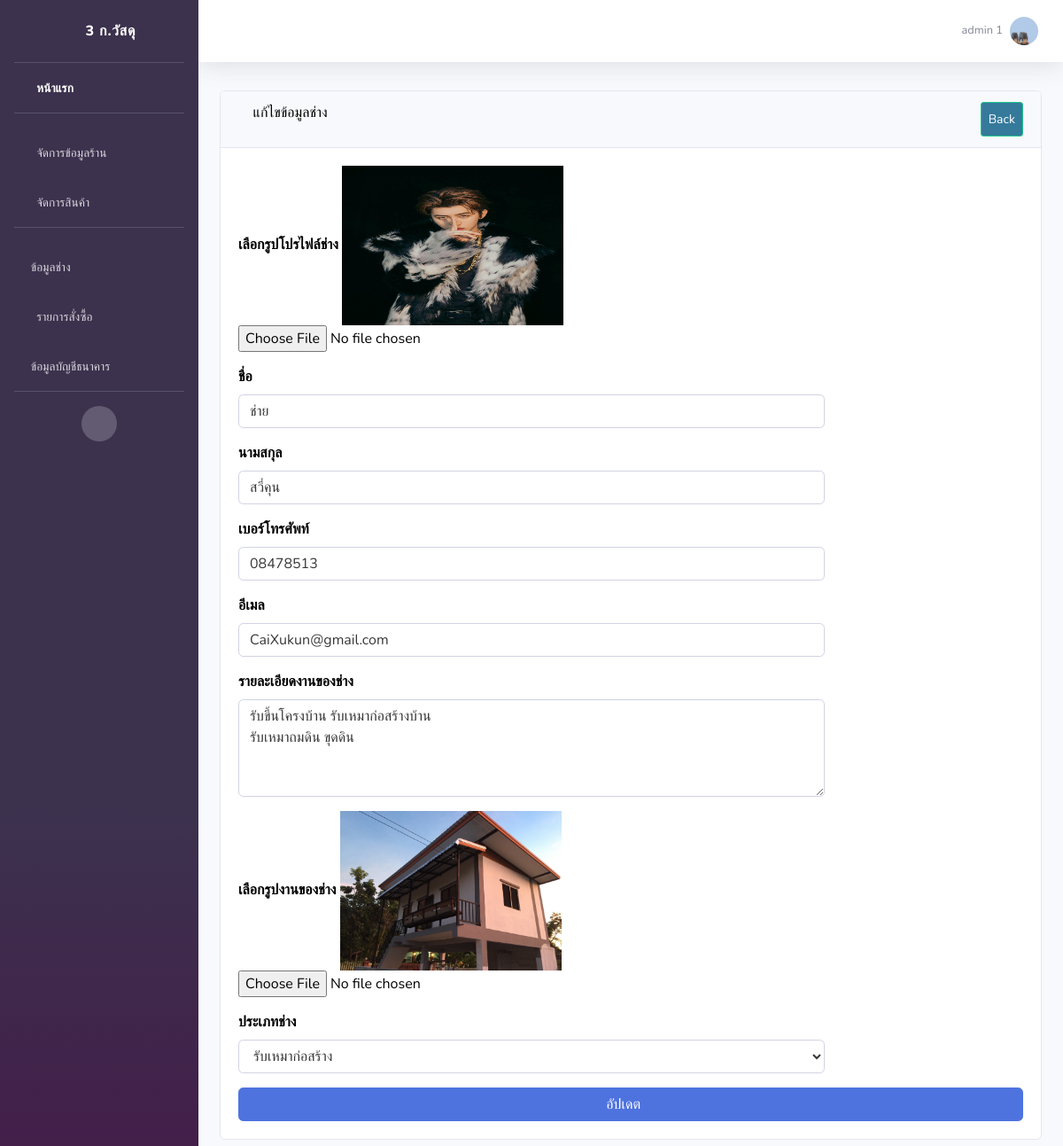
Screenshot of /editmechanic/1/ (signed in) with the database file from the repository.
### api/models.py (models this page shows, shortened)
class Users(AbstractUser):
    first_name = models.CharField(max_length=100,default=' ',verbose_name = 'ชื่อ')
    last_name = models.CharField(max_length=100,default=' ',verbose_name = 'นามสกุล')
    email = models.CharField(max_length=50,default=' ',verbose_name = 'อีเมล')
    phone = models.CharField(max_length=100,default=' ',verbose_name = 'เบอร์โทรศัพท์')
    avatar = models.ImageField(upload_to='images/users/', default='images/users/no-img.png' ,verbose_name = 'รูปโปรไฟล์')
    password = models.CharField(max_length=500,default=' ')

class Mechanic(models.Model):
    mechanic_fname =models.CharField(max_length=100,default=' ',verbose_name = 'ชื่อ')
    mechanic_lname =models.CharField(max_length=100,default=' ',verbose_name = 'นามสกุล')
    mechanic_phone =models.CharField(max_length=100,default=' ',verbose_name = 'เบอร์โทรศัพท์')
    mechanic_email =models.CharField(max_length=100,default=' ',verbose_name = 'อีเมล')
    avatar = models.ImageField(upload_to='images/mechanic/', default='images/mechanic/no-img.png', verbose_name = 'รูปโปรไฟล์')
    mechanic_img = models.ImageField(upload_to='images/mechanic/', default='images/mechanic/no-img.png', verbose_name =  'รูปงานช่าง')
    mechanic_detail =models.TextField(max_length=1000,default=' ',verbose_name = 'รายละเอียดงานช่าง')
    mechanic_type= models.ForeignKey(Mechanic_Type,on_delete=models.CASCADE)
    class Meta:
        verbose_name = 'ช่าง'

### api/views.py (the view)
# urls.py: path('editmechanic/<int:id>/', views.editmechanic),
def editmechanic(request, id=0):
    mechanic = Mechanic.objects.get(pk=id)
    mechanic_types = Mechanic_Type.objects.all()
    if request.method == 'POST':
        form = MechanicForm(request.POST, request.FILES, instance=mechanic)
        if form.is_valid():
            form.save()
            return redirect('/mechanic')
        else:
            print("==== form.errors ====")
            print(form.errors)
    else:
        form = MechanicForm(mechanic)
    return render(request, 'api/editmechanic.html' ,{
        'form': form,
        'mechanic': mechanic,
        'mechanic_types' : mechanic_types,
    })

### api/forms.py
class MechanicForm(forms.ModelForm):
    class Meta:
        model = Mechanic
        fields = ['mechanic_fname','mechanic_lname','mechanic_phone','mechanic_email','avatar','mechanic_img','mechanic_detail','mechanic_type']

### api/templates/api/editmechanic.html (shortened to what this page needs)
{% extends 'api/base.html' %}
{% block content %}
<div id="content-wrapper">
  <div class="container-fluid">
      <div class="card mb-3">
          <div class="card-header">
              <i class="fas fa-table"></i>
              แก้ไขข้อมูลช่าง
              <a  class="btn btn-sm btn-success" href="/mechanic" style="padding: 8px; float: right; background-color: rgb(53, 122, 155); color: white;">Back</a>
          </div>
          <div class="card-body">
            <form class="form-horizontal" action="/editmechanic/{{ mechanic.id }}/" method="POST"  enctype="multipart/form-data">
              <div class="form-group">
                <div class="form-row">
                    <div class="col-md-9">
                        <div class="form-label-group">
                          <label for="exampleInputFile"><b>เลือกรูปโปรไฟล์ช่าง</b></label>
                          <img src="/media/{{mechanic.avatar}}" class="img-rounded" alt="img" width="250" height="180">
                          <input type="file" class="form-control-file" name="avatar" id="exampleInputFile" aria-describedby="fileHelp">
                        </div>
                    </div>
                </div>
            </div>
              <div class="form-group">
                  <div class="form-row">
                      <div class="col-md-9">
                          <div class="form-label-group">
                            <label for="mechanic_fname"><b>ชื่อ</b></label>
                            <input type="text" class="form-control" placeholder="กรุณากรอกชื่อ" name="mechanic_fname" value="{{ mechanic.mechanic_fname }}"  required>
                          </div>
                      </div>
                  </div>
              </div>
              <div class="form-group">
                <div class="form-row">
                    <div class="col-md-9">
                        <div class="form-label-group">
                          <label for="mechanic_lname"><b>นามสกุล</b></label>
                          <input type="text" class="form-control" placeholder="กรุณากรอกนามสกุล" name="mechanic_lname" value="{{ mechanic.mechanic_lname }}" required>
                        </div>
                    </div>
                </div>
            </div>
            <div class="form-group">
              <div class="form-row">
                  <div class="col-md-9">
                      <div class="form-label-group">
                        <label for="mechanic_phone"><b>เบอร์โทรศัพท์</b></label>
                        <input type="text" class="form-control" placeholder="กรุณากรอกเบอร์โทรศัพท์" name="mechanic_phone" value="{{ mechanic.mechanic_phone }}" required>
                      </div>
                  </div>
              </div>
          </div>
          <div class="form-group">
            <div class="form-row">
                <div class="col-md-9">
                    <div class="form-label-group">
                      <label for="mechanic_email"><b>อีเมล</b></label>
                      <input type="text" class="form-control" placeholder="กรุณากรอกอีเมล" name="mechanic_email" value="{{ mechanic.mechanic_email }}" required>
                    </div>
                </div>
            </div>
        </div>
            <div class="form-group">
              <div class="form-row">
                  <div class="col-md-9">
                      <div class="form-label-group">
                        <label for="mechanic_detail"><b>รายละเอียดงานของช่าง</b></label>
                              <textarea type="text" class="form-control" rows="4"  placeholder="รายละเอียดงานของช่าง" name="mechanic_detail" value="{{ mechanic.mechanic_detail }}" required>{{ mechanic.mechanic_detail }}</textarea>
                      </div>
                  </div>
              </div>
          </div>
          <div class="form-group">
            <div class="form-row">
                <div class="col-md-9">
                    <div class="form-label-group">
                      <label for="exampleInputFile"><b>เลือกรูปงานของช่าง</b></label>
                      <img src="/media/{{mechanic.mechanic_img}}" class="img-rounded" alt="img" width="250" height="180">
                      <input type="file" class="form-control-file" name="mechanic_img" id="exampleInputFile" aria-describedby="fileHelp">
                    </div>
                </div>
            </div>
        </div>
        <div class="form-group">
          <div class="form-row">
              <div class="col-md-9">
                  <div class="form-label-group">
                    <label for="exampleSelect1"><b>ประเภทช่าง</b></label>
                    <select class="form-control" id="Select" name="mechanic_type" required>
                      {% for c in mechanic_types %}
                      {% if c == mechanic.mechanic_type %}
                      <option value="{{c.id}}" selected>{{ c.mechanic_type }}</option>
                      {% else %}
                      <option value="{{c.id}}">{{ c.mechanic_type }}</option>
                      {% endif %}
                      {% endfor %}
                    </select>
                  </div>
              </div>
          </div>
      </div>
              <button class="btn btn-primary btn-block" type="submit">อัปเดต &nbsp;&nbsp;&nbsp;</button>
          </form>
          </div>
      </div>
  </div>
</div>
{% endblock %}

### api/templates/api/base.html (shortened to what this page needs)
<!DOCTYPE html>
{% load static %}
<html lang="en">
<head>
    <link href="{% static 'api/vendor/fontawesome-free/css/all.min.css'%}" rel="stylesheet" type="text/css">
    <link href="{% static 'api/css/sb-admin-2.min.css'%}" rel="stylesheet">
</head>
<body id="page-top">
    <div id="wrapper">
        {% if request.user.is_superuser %}
        <ul class="navbar-nav bg-gradient-primary sidebar sidebar-dark accordion" id="accordionSidebar">
            <a class="sidebar-brand d-flex align-items-center justify-content-center" href="">
                <div class="sidebar-brand-icon rotate-n-15">
                    <i class="fas fa-laugh-wink"></i>
                </div>
                <div class="sidebar-brand-text mx-3"> 3 ก.วัสดุ</div>
            </a>
            <hr class="sidebar-divider my-0">
            <li class="nav-item active">
                <a class="nav-link" href="/">
                    <i class="fas fa-fw fa-tachometer-alt"></i>
                    <span>หน้าแรก</span></a>
            </li>
            <hr class="sidebar-divider">
            <li class="nav-item ">
                <a class="nav-link" href="/store">
                    <i class="fas fa-fw fa-tachometer-alt"></i>
                    <span>จัดการข้อมูลร้าน</span></a>
            </li>
            <li class="nav-item">
                <a class="nav-link collapsed" href="#" data-toggle="collapse" data-target="#collapseTwo"
                    aria-expanded="true" aria-controls="collapseTwo">
                    <i class="fas fa-fw fa-cog"></i>
                    <span>จัดการสินค้า</span>
                </a>
            </li>
            <hr class="sidebar-divider">
            <li class="nav-item">
                <a class="nav-link collapsed" href="#" data-toggle="collapse" data-target="#collapseUtilities"
                    aria-expanded="true" aria-controls="collapseUtilities">
                    <i class="fa fa-list-alt"></i>
                    <span>ข้อมูลช่าง</span>
                </a>
            </li>
            <li class="nav-item">
                <a class="nav-link" href="/orderAll">
                    <i class="fas fa-fw fa-wrench"></i>
                    <span>รายการสั่งซื้อ</span></a>
            </li>
            <li class="nav-item">
                <a class="nav-link collapsed" href="#" data-toggle="collapse" data-target="#collapsePages"
                    aria-expanded="true" aria-controls="collapsePages">
                    <i class="fa fa-list-alt"></i>
                    <span>ข้อมูลบัญชีธนาคาร</span>
                </a>
            </li>
            <hr class="sidebar-divider d-none d-md-block">
            <div class="text-center d-none d-md-inline">
                <button class="rounded-circle border-0" id="sidebarToggle"></button>
            </div>
        </ul>
        <div id="content-wrapper" class="d-flex flex-column">
            <div id="content">
                <nav class="navbar navbar-expand navbar-light bg-white topbar mb-4 static-top shadow">
                    <ul class="navbar-nav ml-auto">
                        <li class="nav-item dropdown no-arrow">
                            <a class="nav-link dropdown-toggle" href="#" id="userDropdown" role="button"
                                data-toggle="dropdown" aria-haspopup="true" aria-expanded="false">
                                <span class="mr-2 d-none d-lg-inline text-gray-600 small">  {{user.first_name}}  {{user.last_name}}  </span>
                                <img class="img-profile rounded-circle"
                                src="{{user.avatar.url}} ">
                            </a>
                        </li>
                    </ul>
                </nav>
                <div class="mt-2 pt-2">
                    </div>
                {% block content %}
                {% endblock %}
        </div>   {% endif %}
    </div>
</body>
</html>

### api/templates/api/editmechanic.html (style rules this page uses)
body { margin: 0; font-family: Nunito,-apple-system,BlinkMacSystemFont,"Segoe UI",Roboto,"Helvetica Neue",Arial,sans-serif,"Apple Color Emoji","Segoe UI Emoji","Segoe UI Symbol","Noto Color Emoji"; font-size: 1rem; font-weight: 400; line-height: 1.5; color: #000000; text-align: left; }
.form-control { display: block; width: 100%; height: calc(1.5em + .75rem + 2px); padding: .375rem .75rem; font-size: 1rem; font-weight: 400; line-height: 1.5; color: #38383a; background-color: #fff; background-clip: padding-box; border: 1px solid #d1d3e2; border-radius: .35rem; transition: border-color .15s ease-in-out,box-shadow .15s ease-in-out; }

### rows the page displays
Users: first_name "admin", last_name "1", avatar (picture)
Mechanic: avatar (picture), mechanic_fname "ช่าย", mechanic_lname "สวี่คุน", mechanic_phone "08478513", mechanic_email "CaiXukun@gmail.com", mechanic_detail "รับขึ้นโครงบ้าน รับเหมาก่อสร้างบ้าน รับเหมาถมดิน ขุดดิน", mechanic_img (picture)

### other values shown
form field mechanic_type "รับเหมาก่อสร้าง"
